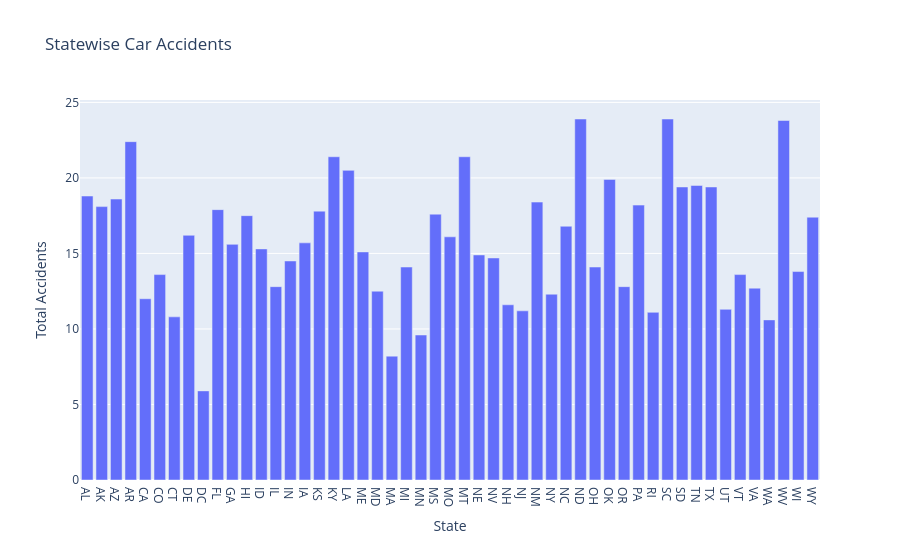

Write notebook code for a chart like this one.
### Code cell
#total accident by state
fig = px.bar(df, x='abbrev',y='total',
             title ='Statewise Car Accidents',
             labels = {'abbrev' : 'State', 'total' : 'Total Accidents'},
             
             )
fig.show()

### Figure 1 — Plotly figure (JSON) as saved in the notebook; plotly's stock layout.template omitted (floating-point values rounded to 4 significant figures)
{"data": [{"hovertemplate": "State=%{x}<br>Total Accidents=%{y}<extra></extra>", "legendgroup": "", "marker": {"color": "#636efa", "pattern": {"shape": ""}}, "name": "", "orientation": "v", "showlegend": false, "textposition": "auto", "type": "bar", "x": ["AL", "AK", "AZ", "AR", "CA", "CO", "CT", "DE", "DC", "FL", "GA", "HI", "ID", "IL", "IN", "IA", "KS", "KY", "LA", "ME", "MD", "MA", "MI", "MN", "MS", "MO", "MT", "NE", "NV", "NH", "NJ", "NM", "NY", "NC", "ND", "OH", "OK", "OR", "PA", "RI", "SC", "SD", "TN", "TX", "UT", "VT", "VA", "WA", "WV", "WI", "WY"], "xaxis": "x", "y": [18.8, 18.1, 18.6, 22.4, 12.0, 13.6, 10.8, 16.2, 5.9, 17.9, 15.6, 17.5, 15.3, 12.8, 14.5, 15.7, 17.8, 21.4, 20.5, 15.1, 12.5, 8.2, 14.1, 9.6, 17.6, 16.1, 21.4, 14.9, 14.7, 11.6, 11.2, 18.4, 12.3, 16.8, 23.9, 14.1, 19.9, 12.8, 18.2, 11.1, 23.9, 19.4, 19.5, 19.4, 11.3, 13.6, 12.7, 10.6, 23.8, 13.8, 17.4], "yaxis": "y"}], "layout": {"barmode": "relative", "legend": {"tracegroupgap": 0}, "title": {"text": "Statewise Car Accidents"}, "xaxis": {"anchor": "y", "domain": [0, 1], "title": {"text": "State"}}, "yaxis": {"anchor": "x", "domain": [0, 1], "title": {"text": "Total Accidents"}}}}
